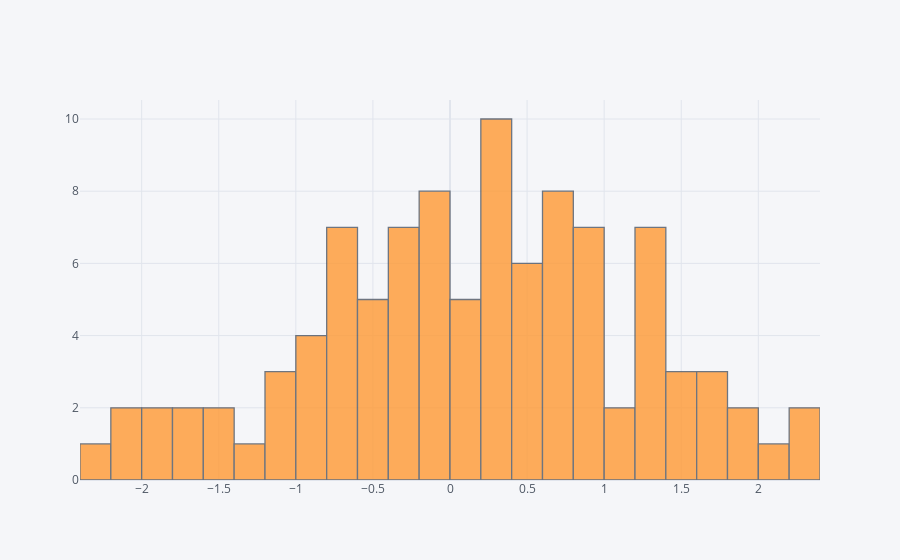

The notebook cell this image was saved under:
### Markdown cell above
## histogram

### Code cell
df['A'].iplot(kind='hist',bins=25)

### Figure 1 — Plotly figure (JSON) as saved in the notebook; plotly's stock layout.template omitted (floating-point values rounded to 4 significant figures)
{"data": [{"histfunc": "count", "histnorm": "", "marker": {"color": "rgba(255, 153, 51, 1.0)", "line": {"color": "#4D5663", "width": 1.3}}, "name": "A", "nbinsx": 25, "opacity": 0.8, "orientation": "v", "type": "histogram", "x": [-0.2565, -0.3724, 0.5002, -0.11, 0.1778, 0.9605, 0.4363, -1.498, 0.8646, 2.063, 0.7543, 0.1734, -0.6444, 0.3209, 1.679, -0.7683, -0.4438, -0.8303, -1.831, -0.08557, 1.22, 0.4309, 0.5512, -0.1635, 0.6586, 2.352, 0.6636, 1.336, 0.9427, 1.203, -1.08, 0.7976, -2.135, 1.012, -0.6884, 1.433, -1.981, -0.5675, -0.1273, 0.01691, 0.2169, -0.4158, 0.8413, -0.2756, 1.385, 0.2897, 1.711, 1.362, -1.715, 0.3045, 2.246, -0.8777, 0.7496, -1.651, 0.3143, -0.3863, 0.6207, -0.5908, 1.42, -1.036, -0.6622, 1.399, -0.6071, 0.3667, -0.446, 0.3742, 1.956, 0.66, -1.068, 0.9455, 0.2093, -0.7697, 0.6287, 0.0731, 0.3783, 1.949, -0.354, -2.013, 0.4523, 0.92, -1.551, -0.08518, 1.082, 0.5855, 0.9805, -0.172, -0.8686, -2.264, -0.8753, 0.2128, 1.411, -0.2239, 0.1678, 1.238, -0.7805, -0.342, 1.601, -1.224, -0.009284, -0.0405]}], "layout": {"autosize": true, "barmode": "overlay", "legend": {"bgcolor": "#F5F6F9", "font": {"color": "#4D5663"}}, "paper_bgcolor": "#F5F6F9", "plot_bgcolor": "#F5F6F9", "title": {"font": {"color": "#4D5663"}}, "xaxis": {"autorange": true, "gridcolor": "#E1E5ED", "range": [-2.4, 2.4], "showgrid": true, "tickfont": {"color": "#4D5663"}, "title": {"font": {"color": "#4D5663"}, "text": ""}, "type": "linear", "zerolinecolor": "#E1E5ED"}, "yaxis": {"autorange": true, "gridcolor": "#E1E5ED", "range": [0, 10.53], "showgrid": true, "tickfont": {"color": "#4D5663"}, "title": {"font": {"color": "#4D5663"}, "text": ""}, "zerolinecolor": "#E1E5ED"}}}
